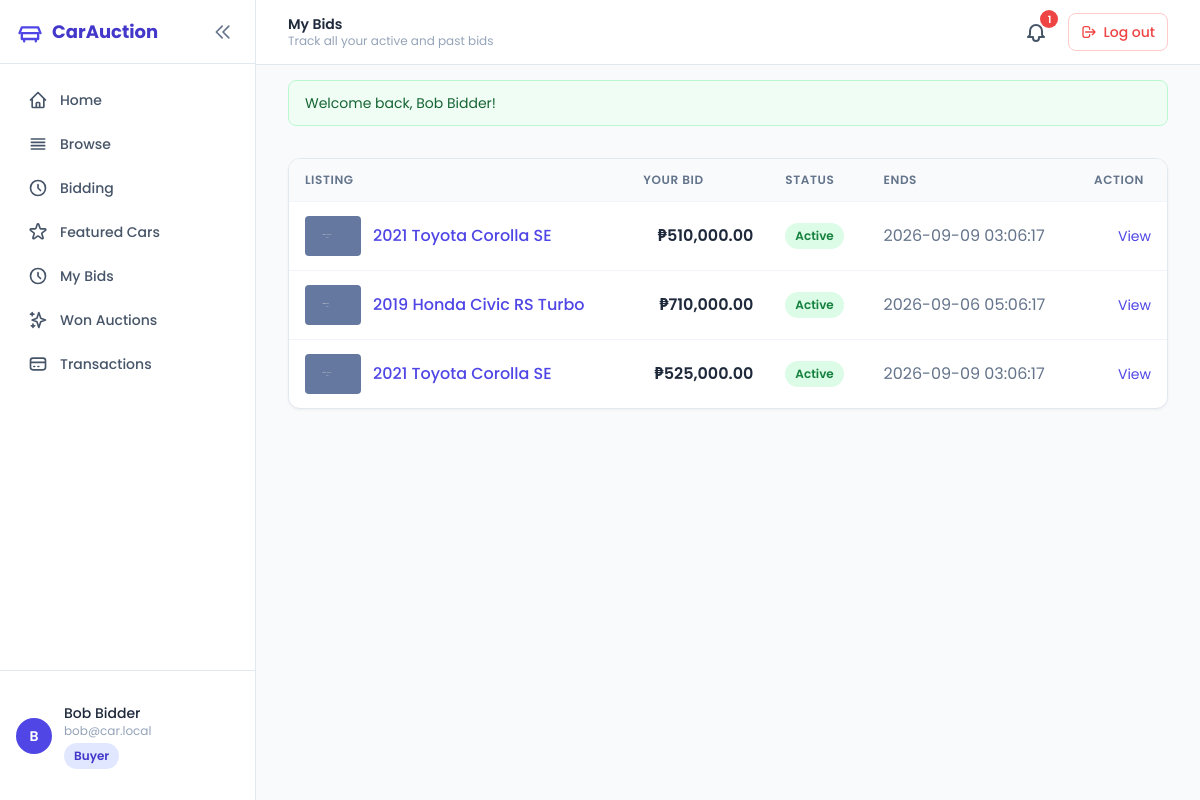
The page /dashboard/my-bids (signed in) on the database its author committed.
### tables this page shows
CREATE TABLE bids (
    id          INT UNSIGNED AUTO_INCREMENT PRIMARY KEY,
    car_id      INT UNSIGNED NOT NULL,
    bidder_id   INT UNSIGNED NOT NULL,
    bid_amount  DECIMAL(12,2) NOT NULL,
    created_at  TIMESTAMP DEFAULT CURRENT_TIMESTAMP,
    INDEX idx_car_amount (car_id, bid_amount DESC),
    INDEX idx_bidder (bidder_id),
    CONSTRAINT fk_bid_car FOREIGN KEY (car_id) REFERENCES cars(id) ON DELETE CASCADE,
    CONSTRAINT fk_bid_bidder FOREIGN KEY (bidder_id) REFERENCES users(id) ON DELETE CASCADE
);

CREATE TABLE cars (
    id              INT UNSIGNED AUTO_INCREMENT PRIMARY KEY,
    seller_id       INT UNSIGNED NOT NULL,
    title           VARCHAR(150) NOT NULL,
    make            VARCHAR(60) NOT NULL,
    model           VARCHAR(60) NOT NULL,
    year            SMALLINT NOT NULL,
    mileage         INT UNSIGNED NOT NULL DEFAULT 0,
    body_type       VARCHAR(40) NOT NULL DEFAULT 'Sedan',
    `condition`     VARCHAR(40) NOT NULL DEFAULT 'Used',
    location        VARCHAR(100) NOT NULL DEFAULT '',
    description     TEXT NULL,
    starting_price  DECIMAL(12,2) NOT NULL,
    reserve_price   DECIMAL(12,2) NULL,
    buy_now_price   DECIMAL(12,2) NULL,
    auction_start   DATETIME NOT NULL,
    auction_end     DATETIME NOT NULL,
    status          ENUM('pending','active','sold','closed','rejected') NOT NULL DEFAULT 'pending',
    approved_by     INT UNSIGNED NULL,
    created_at      TIMESTAMP DEFAULT CURRENT_TIMESTAMP,
    INDEX idx_status_end (status, auction_end),
    INDEX idx_make (make),
    INDEX idx_seller (seller_id),
    CONSTRAINT fk_cars_seller FOREIGN KEY (seller_id) REFERENCES users(id) ON DELETE CASCADE
);

### app/Core/BaseController.php (called while the page is built, shortened)
<?php
abstract class BaseController
{
    protected function view(string $view, array $data = [], ?string $header = 'layouts/header', ?string $footer = 'layouts/footer'): void
    {
        View::render($view, $data, $header, $footer);
    }
}

### app/Controllers/DashboardController.php (called while the page is built, shortened)
<?php
final class DashboardController extends BaseController
{
    public function myBids(): void
    {
        $uid = Auth::id();
        $bidModel = new Bid();
        $bids = $bidModel->bidsByBidder($uid);
        $this->view('dashboard/my_bids', [
            'pageTitle' => 'My Bids',
            'bids'      => $bids,
        ]);
    }
}

### public/index.php (called while the page is built, shortened)
<?php
spl_autoload_register(function (string $class): void {
    $file = APP_DIR . '/Core/' . $class . '.php';
    if (is_file($file)) { require $file; return; }
    $file = APP_DIR . '/Controllers/' . $class . '.php';
    if (is_file($file)) { require $file; return; }
    $file = APP_DIR . '/Models/' . $class . '.php';
    if (is_file($file)) { require $file; return; }
});
require APP_ROOT . '/config/config.php';
require APP_DIR . '/Core/helpers.php';
$router = new Router();
$router->add('GET',  '/',               'HomeController@index');
$router->add('GET',  '/login',          'AuthController@showLogin');
$router->add('POST', '/login',          'AuthController@login');
$router->add('GET',  '/register',       'AuthController@showRegister');
$router->add('POST', '/register',       'AuthController@register');
$router->add('GET',  '/verify-email/{token}', 'AuthController@verifyEmail');
$router->add('POST', '/logout',         'AuthController@logout');
$router->add('GET',  '/forgot-password','AuthController@showForgot');
$router->add('POST', '/forgot-password','AuthController@sendReset');
$router->add('GET',  '/reset-password/{token}', 'AuthController@showReset');
$router->add('POST', '/reset-password', 'AuthController@resetPassword');
$router->add('GET',  '/cars',           'CarController@catalog');
$router->add('GET',  '/cars/bidding',   'CarController@bidding');
$router->add('GET',  '/cars/featured',  'CarController@featured');
$router->add('GET',  '/cars/view/{id}', 'CarController@show');
$router->add('GET',  '/cars/create',    'CarController@createForm');
$router->add('POST', '/cars/create',    'CarController@create');
$router->add('GET',  '/cars/edit/{id}', 'CarController@editForm');
$router->add('POST', '/cars/edit/{id}', 'CarController@update');
$router->add('POST', '/cars/delete/{id}','CarController@delete');
$router->add('POST', '/cars/delete-image/{imageId}', 'CarController@deleteImage');
$router->add('POST', '/bids/place/{carId}',     'BidController@place');
$router->add('POST', '/bids/ajax/{carId}',      'BidController@placeAjax');
$router->add('POST', '/bids/buy-now/{carId}',   'BidController@buyNow');
$router->add('GET',  '/bids/history/{carId}',   'BidController@history');
$router->add('POST', '/watchlist/toggle',       'WatchlistController@toggle');
$router->add('GET',  '/watchlist',              'WatchlistController@list');
$router->add('GET',  '/notifications',          'NotificationController@index');
$router->add('POST', '/notifications/mark-read','NotificationController@markRead');
$router->add('GET',  '/notifications/unread-count','NotificationController@unreadCount');
$router->add('GET',  '/dashboard',              'DashboardController@index');
$router->add('GET',  '/dashboard/my-bids',       'DashboardController@myBids');
$router->add('GET',  '/dashboard/won-auctions',  'DashboardController@wonAuctions');
$router->add('GET',  '/transactions',                       'TransactionController@index');
$router->add('GET',  '/transactions/view/{id}',             'TransactionController@show');
$router->add('POST', '/transactions/mark-paid/{id}',        'TransactionController@markPaid');
$router->add('POST', '/transactions/confirm-payment/{id}',  'TransactionController@confirmPayment');
$router->add('POST', '/transactions/ready-handover/{id}',   'TransactionController@readyHandover');
$router->add('POST', '/transactions/complete/{id}',         'TransactionController@complete');
$router->add('POST', '/transactions/cancel/{id}',           'TransactionController@cancel');
$router->add('GET',  '/admin',                  'AdminController@index');
$router->add('GET',  '/admin/review/{id}',      'AdminController@review');
$router->add('POST', '/admin/approve/{id}',     'AdminController@approve');
$router->add('POST', '/admin/reject/{id}',      'AdminController@reject');
$router->add('GET',  '/admin/users',            'AdminController@users');
$router->add('POST', '/admin/users/role/{id}',  'AdminController@updateRole');
$router->add('POST', '/admin/users/toggle/{id}','AdminController@toggleUser');
$router->add('GET',  '/admin/logs',             'AdminController@logs');
$request = new Request();
$router->dispatch($request->method(), $request->path());

### config/config.php (called while the page is built, shortened)
<?php
final class Config
{
    private static array $items = [];
    public static function load(string $path): void
    {
        $lines = file($path, FILE_IGNORE_NEW_LINES | FILE_SKIP_EMPTY_LINES);
        foreach ($lines as $line) {
            $line = trim($line);
            if ($line === '' || str_starts_with($line, '#')) {
                continue;
            }
            [$key, $value] = explode('=', $line, 2);
            $key = trim($key);
            $value = trim($value);
            if (preg_match('/^"(.*)"$/', $value, $m)) {
                $value = $m[1];
            }
            self::$items[$key] = $value;
        }
    }
    public static function get(string $key, mixed $default = null): mixed
    {
        return self::$items[$key] ?? $default;
    }
}

### app/Core/Database.php (called while the page is built, shortened)
<?php
final class Database
{
    private static ?PDO $instance = null;
    public static function getInstance(): PDO
    {
        if (self::$instance === null) {
            $host = Config::get('DB_HOST', '127.0.0.1');
            $port = Config::get('DB_PORT', '3306');
            $name = Config::get('DB_NAME', 'car_auction');
            $user = Config::get('DB_USER', 'root');
            $pass = Config::get('DB_PASS', '');
            $dsn = "mysql:host={$host};port={$port};dbname={$name};charset=utf8mb4";
            $options = [
                PDO::ATTR_ERRMODE            => PDO::ERRMODE_EXCEPTION,
                PDO::ATTR_DEFAULT_FETCH_MODE => PDO::FETCH_ASSOC,
                PDO::ATTR_EMULATE_PREPARES   => false,
                PDO::ATTR_PERSISTENT         => false,
            ];
            try {
                self::$instance = new PDO($dsn, $user, $pass, $options);
            } catch (PDOException $e) {
                Logger::error('Database connection failed: ' . $e->getMessage());
                Response::serverError('Database unavailable. Please try again later.');
            }
        }
        return self::$instance;
    }
}

### app/Core/Auth.php (called while the page is built, shortened)
<?php
final class Auth
{
    public static function id(): ?int
    {
        return $_SESSION['_auth_user']['id'] ?? null;
    }
}

### app/Core/BaseModel.php (called while the page is built, shortened)
<?php
abstract class BaseModel
{
    public function __construct()
    {
        $this->db = Database::getInstance();
    }
}

### app/Models/Bid.php (called while the page is built, shortened)
<?php
final class Bid extends BaseModel
{
    public function bidsByBidder(int $bidderId): array
    {
        $stmt = $this->db->prepare(
            'SELECT b.*, c.title AS car_title, c.status AS car_status,
                    c.auction_end, (SELECT image_path FROM car_images WHERE car_id = c.id AND is_primary = 1 LIMIT 1) AS primary_image
             FROM bids b INNER JOIN cars c ON c.id = b.car_id
             WHERE b.bidder_id = ?
             GROUP BY b.car_id, b.id
             ORDER BY b.created_at DESC'
        );
        $stmt->execute([$bidderId]);
        return $stmt->fetchAll();
    }
}

### app/Core/helpers.php (called while the page is built, shortened)
<?php
function e(mixed $value): string
{
    return htmlspecialchars((string) $value, ENT_QUOTES | ENT_SUBSTITUTE, 'UTF-8');
}

### app/Views/dashboard/my_bids.php (the view, shortened to what this page needs)
<?php
$base = rtrim(Config::get('APP_URL','/car'),'/');
?>
<div class="max-w-7xl mx-auto px-4 sm:px-6 lg:px-8 py-8">
  <?php if (empty($bids)): ?>
    <div class="card animate-fade-in-up">
      <div class="empty-state">
        <div class="empty-state-icon">
          <svg class="w-8 h-8" fill="none" stroke="currentColor" viewBox="0 0 24 24" stroke-width="1.5"><path stroke-linecap="round" stroke-linejoin="round" d="M7 11l5-5m0 0l5 5m-5-5v12"/></svg>
        </div>
        <h3 class="empty-state-title">You haven't placed any bids yet</h3>
        <p class="empty-state-text">Browse available auctions and place your first bid.</p>
        <a href="<?= $base ?>/cars" class="btn-primary">Browse auctions</a>
      </div>
    </div>
  <?php else: ?>
    <div class="card overflow-hidden animate-fade-in-up">
      <table class="data-table">
        <thead>
          <tr>
            <th>Listing</th>
            <th class="text-right">Your bid</th>
            <th>Status</th>
            <th>Ends</th>
            <th class="text-right">Action</th>
          </tr>
        </thead>
        <tbody>
          <?php foreach ($bids as $b): ?>
            <tr>
              <td>
                <div class="flex items-center gap-3">
                  <?php if (!empty($b['primary_image'])): ?>
                    <img src="<?= $base ?>/<?= e($b['primary_image']) ?>" alt="" class="w-14 h-10 object-cover rounded shrink-0">
                  <?php endif; ?>
                  <a href="<?= $base ?>/cars/view/<?= (int)$b['car_id'] ?>" class="text-brand font-medium hover:underline"><?= e($b['car_title']) ?></a>
                </div>
              </td>
              <td class="text-right font-semibold text-slate-800">&#8369;<?= number_format((float)$b['bid_amount'], 2) ?></td>
              <td>
                <?php
                $statusClass = match($b['car_status']) {
                    'active' => 'badge-success',
                    'pending' => 'badge-warning',
                    'sold' => 'badge-info',
                    'closed' => 'badge-neutral',
                    default => 'badge-neutral',
                };
                ?>
                <span class="badge <?= $statusClass ?>"><?= e(ucfirst($b['car_status'])) ?></span>
              </td>
              <td class="text-slate-500"><?= e($b['auction_end']) ?></td>
              <td class="text-right">
                <a href="<?= $base ?>/cars/view/<?= (int)$b['car_id'] ?>" class="text-sm text-brand hover:underline">View</a>
              </td>
            </tr>
          <?php endforeach; ?>
        </tbody>
      </table>
    </div>
  <?php endif; ?>
</div>

### app/Core/Router.php (shortened to what this page needs)
<?php
final class Router
{
    private array $routes = [];
    public function add(string $method, string $pattern, string $handler): void
    {
        $this->routes[] = [
            'method'  => strtoupper($method),
            'pattern' => $pattern,
            'handler' => $handler,
        ];
    }
    public function dispatch(string $method, string $path): void
    {
        $method = strtoupper($method);
        $path = '/' . trim($path, '/');
        foreach ($this->routes as $route) {
            if ($route['method'] !== $method) continue;
            $params = $this->match($route['pattern'], $path);
            if ($params !== false) {
                $this->invoke($route['handler'], $params);
                return;
            }
        }
    }
    private function match(string $pattern, string $path): array|false
    {
        $pattern = '/' . trim($pattern, '/');
        if ($pattern === '/') $pattern = '/';
        $pSeg = explode('/', trim($pattern, '/'));
        $xSeg = explode('/', trim($path, '/'));
        if ($pattern === '/' ) $pSeg = [];
        if (count($pSeg) !== count($xSeg)) return false;
        $params = [];
        for ($i = 0; $i < count($pSeg); $i++) {
            $p = $pSeg[$i];
            $x = $xSeg[$i];
            if (str_starts_with($p, '{') && str_ends_with($p, '}')) {
                $name = trim($p, '{}');
                $params[] = $x;
            } elseif ($p !== $x) {
                return false;
            }
        }
        return $params;
    }
    private function invoke(string $handler, array $params): void
    {
        [$class, $method] = explode('@', $handler, 2);
        $controller = new $class();
        $controller->{$method}(...$params);
    }
}

### public/assets/css/app.css (style rules this page uses)
:root { --brand: #4f46e5; --brand-dark: #4338ca; --brand-light: #e0e7ff; --auction: #ef4444; --auction-dark: #b91c1c; --slate-50: #f8fafc; --slate-200: #e2e8f0; --slate-300: #cbd5e1; --slate-700: #334155; --slate-800: #1e293b; }
.card { background: #fff; border: 1px solid var(--slate-200); border-radius: 0.75rem; box-shadow: 0 1px 3px rgba(0,0,0,.05); overflow: hidden; }
.badge { display: inline-flex; align-items: center; gap: 0.25rem; padding: 0.25rem 0.625rem; border-radius: 9999px; font-size: 0.75rem; font-weight: 600; }
.badge-success { background: #dcfce7; color: #15803d; }
.data-table { width: 100%; text-sm: 0.875rem; }
.data-table thead { background: #f8fafc; color: #64748b; font-size: 0.75rem; text-transform: uppercase; letter-spacing: 0.05em; }
.data-table th { text-align: left; padding: 0.75rem 1rem; font-weight: 600; }
.data-table td { padding: 0.875rem 1rem; }
.data-table tbody tr { border-top: 1px solid #f1f5f9; transition: background-color 0.15s ease; }
.animate-fade-in-up { animation: fadeInUp 0.6s ease-out both; }

### rows shown on the page
bids: car.title "2021 Toyota Corolla SE", bid_amount "510,000.00", car.status "Active", car.auction_end "2026-09-09 03:06:17"
bids: shows a picture, car.title "2019 Honda Civic RS Turbo", bid_amount "710,000.00", car.status "Active", car.auction_end "2026-09-06 05:06:17"
bids: car.title "2021 Toyota Corolla SE", bid_amount "525,000.00", car.status "Active", car.auction_end "2026-09-09 03:06:17"

### other values the page prints
$unread "1"
